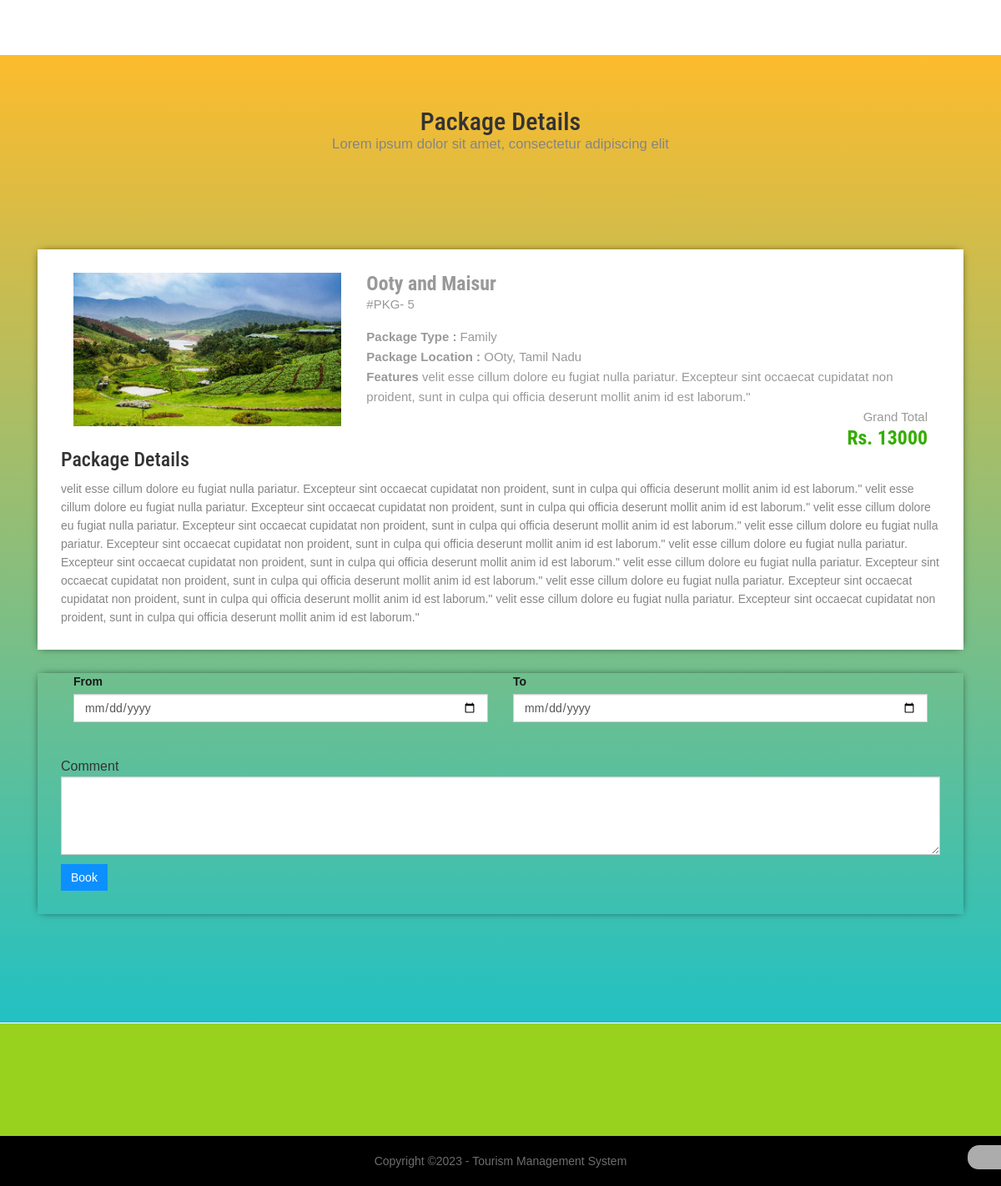
Page /package_details.php?pkgid=5 on the committed database.
### tables this page shows
CREATE TABLE `tbltourpackages` (
  `PackageId` int(11) NOT NULL,
  `PackageName` varchar(200) DEFAULT NULL,
  `PackageType` varchar(150) DEFAULT NULL,
  `PackageLocation` varchar(100) DEFAULT NULL,
  `PackagePrice` int(11) DEFAULT NULL,
  `PackageFetures` varchar(255) DEFAULT NULL,
  `PackageDetails` mediumtext DEFAULT NULL,
  `PackageImage` varchar(100) DEFAULT NULL,
  `Creationdate` timestamp NULL DEFAULT current_timestamp(),
  `UpdationDate` timestamp NULL DEFAULT NULL ON UPDATE current_timestamp()
);

### package_details.php (the view, shortened to what this page needs)
<?php
include('includes/config.php');
?>
<!doctype html>
<html lang="en-gb" class="no-js">
<head>
	<link rel="stylesheet" href="css/bootstrap.min.css" />
	<link rel="stylesheet" href="css/styles.css" />
</head>
<body>
	<section id="packages" class="secPad" style="background: rgb(34,193,195);
	background: linear-gradient(0deg, rgba(34,193,195,1) 0%, rgba(253,187,45,1) 100%);">
		<div class="container">
			<div class="heading text-center">
				<h2>Package Details</h2>
				<p>Lorem ipsum dolor sit amet, consectetur adipiscing elit</p>
			</div>
			<div class="selectroom">
				<div class="container">
					<?php
					$pid=intval($_GET['pkgid']);
					$sql = "SELECT * from tbltourpackages where PackageId=:pid";
					$query = $dbh->prepare($sql);
					$query -> bindParam(':pid', $pid, PDO::PARAM_STR);
					$query->execute();
					$results=$query->fetchAll(PDO::FETCH_OBJ);
					if($query->rowCount() > 0)
					{
						foreach($results as $result)
						{
							?>
					<div class="selectroom_top" style="background: white">
						<div class="col-md-4 selectroom_left wow fadeInLeft animated" data-wow-delay=".5s">
							<img src="pacakgeimages/<?php echo htmlentities($result->PackageImage);?>"
								class="img-responsive" alt="">
						</div>
						<div class="col-md-8 selectroom_right wow fadeInRight animated" data-wow-delay=".5s">
							<h2>
								<?php echo htmlentities($result->PackageName);?>
							</h2>
							<p class="dow">#PKG-
								<?php echo htmlentities($result->PackageId);?>
							</p>
							<p><b>Package Type :</b>
								<?php echo htmlentities($result->PackageType);?>
							</p>
							<p><b>Package Location :</b>
								<?php echo htmlentities($result->PackageLocation);?>
							</p>
							<p><b>Features</b>
								<?php echo htmlentities($result->PackageFetures);?>
							</p>
							<div class="grand">
								<p>Grand Total</p>
								<h3>Rs.
									<?php echo htmlentities($result->PackagePrice);?>
								</h3>
							</div>
						</div>
						<h3>Package Details</h3>
						<p style="padding-top: 1%">
							<?php echo htmlentities($result->PackageDetails);?>
						</p>
					</div>
					<form name="book" method="post">
						<div class="selectroom_top">
							<div class="selectroom-info animated wow fadeInUp animated" data-wow-duration="1200ms"
								data-wow-delay="500ms"
								style="visibility: visible; animation-duration: 1200ms; animation-delay: 500ms; animation-name: fadeInUp; margin-top: -70px">
								<div class="ban-bottom">
									<div class=" col-md-6 mr-2 ">
										<label class="inputLabel">From</label>
										<input class="form-control" id="datepicker" type="date" placeholder="dd-mm-yyyy"
											name="fromdate" required="">
									</div>
									<div class=" col-md-6">
										<label class="inputLabel">To</label>
										<input class="form-control" id="datepicker1" type="date"
											placeholder="dd-mm-yyyy" name="todate" required="">
									</div>
								</div>
								<ul>
									<li class="spe">
										<label class="inputLabel">Comment</label>
										<textarea class="form-control" rows="4" cols="4" type="text" name="comment"
											required=""></textarea>
									</li>
									<?php if($_SESSION['login'])
											{?>
									<li class="spe" align="center">
										<button type="submit" name="submit2" class="btn-primary btn">Book</button>
									</li>
									<?php
											} else {?>
									<li class="sigi" align="center" style="margin-top: 1%">
										<a href="#" data-toggle="modal" data-target="#myModal4" class="btn-primary btn">
											Book</a>
									</li>
									<?php
											} ?>
								</ul>
							</div>
						</div>
					</form>
					<?php
						}
					} ?>
				</div>
			</div>
		</div>
	</section>
	<a href="#top" class="topHome"><i class="fa fa-chevron-up fa-2x"></i></a>
	<?php include('includes/footer.php');?>
</body>
</html>

### rows in the picture
tbltourpackages: PackageImage (picture), PackageName "Ooty and Maisur", PackageId "5", PackageType "Family", PackageLocation "OOty, Tamil Nadu", PackageFetures "velit esse cillum dolore eu fugiat nulla pariatur. Excepteur sint occaecat cupidatat non proident, sunt in culpa qui officia deserunt mollit anim id est laborum.\"", PackagePrice "13000", PackageDetails "velit esse cillum dolore eu fugiat nulla pariatur. Excepteur sint occaecat cupidatat non proident, sunt in culpa qui officia deserunt mollit anim id est laborum.\" velit esse cillum dolore eu fugiat nulla pariatur. Excepteur sint occaecat cupidatat non proident, sunt in culpa qui officia deserunt mollit anim id est laborum.\" velit esse cillum dolore eu fugiat nulla pariatur. Excepteur sint occaecat cupidatat non proident, sunt in culpa qui officia deserunt mollit anim id est laborum.\" velit esse cillum dolore eu fugiat nulla pariatur. Excepteur sint occaecat cupidatat non proident, sunt in culpa qui officia deserunt mollit anim id est laborum.\" velit esse cillum dolore eu fugiat nulla…"
